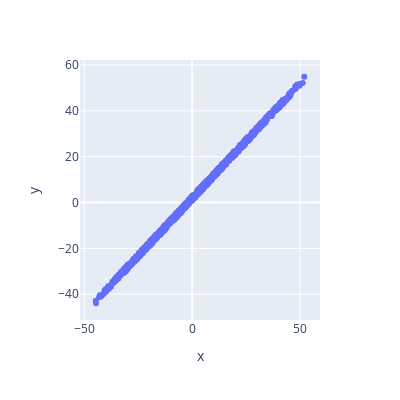

Notebook source saved alongside this figure:
### Markdown cell above
### Graficar las últimas salidas vrs las metas (targets)

Como son las últimas, luego del entrenamiento, representan el modelo final de exactitud.  Entre más cercana esté esta gráfica a una línea de 45 grados, más cercanas están las salidas y metas.

Como este ejemplo es pequeño, es posible hacerlo, en los problemas que veremos más tarde en la clase, esto ya no sería posible.

### Code cell
yN = y.reshape(observaciones,)
metasN = metas.reshape(observaciones,)
fig = px.scatter(x = yN, y =  metasN)

fig.update_layout(
    width = 400,
    height = 400,)

fig.show()

### Figure 1 — Plotly figure (JSON) as saved in the notebook; plotly's stock layout.template omitted (floating-point values rounded to 4 significant figures; data arrays with more than 128 entries replaced by an {"elided": "..."} marker saying what was removed)
{"data": [{"hovertemplate": "x=%{x}<br>y=%{y}<extra></extra>", "legendgroup": "", "marker": {"color": "#636efa", "symbol": "circle"}, "mode": "markers", "name": "", "orientation": "v", "showlegend": false, "type": "scatter", "x": {"elided": "1000 float values"}, "xaxis": "x", "y": {"elided": "1000 float values"}, "yaxis": "y"}], "layout": {"height": 400, "legend": {"tracegroupgap": 0}, "margin": {"t": 60}, "width": 400, "xaxis": {"anchor": "y", "domain": [0, 1], "title": {"text": "x"}}, "yaxis": {"anchor": "x", "domain": [0, 1], "title": {"text": "y"}}}}
